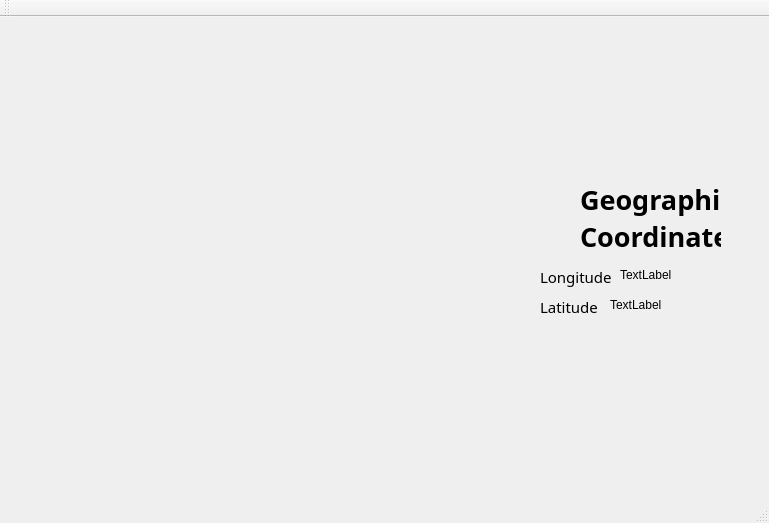
<?xml version="1.0" encoding="UTF-8"?>
<ui version="4.0">
 <class>MainWindow</class>
 <widget class="QMainWindow" name="MainWindow">
  <property name="geometry">
   <rect>
    <x>0</x>
    <y>0</y>
    <width>769</width>
    <height>523</height>
   </rect>
  </property>
  <property name="windowTitle">
   <string>MainWindow</string>
  </property>
  <widget class="QWidget" name="centralWidget">
   <widget class="QLabel" name="label">
    <property name="geometry">
     <rect>
      <x>10</x>
      <y>30</y>
      <width>471</width>
      <height>381</height>
     </rect>
    </property>
    <property name="text">
     <string/>
    </property>
   </widget>
   <widget class="QLabel" name="label_2">
    <property name="geometry">
     <rect>
      <x>540</x>
      <y>249</y>
      <width>71</width>
      <height>21</height>
     </rect>
    </property>
    <property name="font">
     <font>
      <family>AR ESSENCE</family>
      <pointsize>11</pointsize>
     </font>
    </property>
    <property name="text">
     <string>Longitude : </string>
    </property>
   </widget>
   <widget class="QLabel" name="label_7">
    <property name="geometry">
     <rect>
      <x>540</x>
      <y>280</y>
      <width>61</width>
      <height>20</height>
     </rect>
    </property>
    <property name="font">
     <font>
      <family>AR ESSENCE</family>
      <pointsize>11</pointsize>
     </font>
    </property>
    <property name="text">
     <string>Latitude : </string>
    </property>
   </widget>
   <widget class="QLabel" name="label_8">
    <property name="geometry">
     <rect>
      <x>580</x>
      <y>170</y>
      <width>141</width>
      <height>61</height>
     </rect>
    </property>
    <property name="font">
     <font>
      <family>AR ESSENCE</family>
      <pointsize>20</pointsize>
      <weight>75</weight>
      <bold>true</bold>
     </font>
    </property>
    <property name="text">
     <string>Geographical Coordinates</string>
    </property>
    <property name="wordWrap">
     <bool>true</bool>
    </property>
   </widget>
   <widget class="QLabel" name="labelx">
    <property name="geometry">
     <rect>
      <x>620</x>
      <y>250</y>
      <width>121</width>
      <height>16</height>
     </rect>
    </property>
    <property name="text">
     <string>TextLabel</string>
    </property>
   </widget>
   <widget class="QLabel" name="labely">
    <property name="geometry">
     <rect>
      <x>610</x>
      <y>280</y>
      <width>121</width>
      <height>16</height>
     </rect>
    </property>
    <property name="text">
     <string>TextLabel</string>
    </property>
   </widget>
  </widget>
  <widget class="QMenuBar" name="menuBar">
   <property name="geometry">
    <rect>
     <x>0</x>
     <y>0</y>
     <width>769</width>
     <height>21</height>
    </rect>
   </property>
  </widget>
  <widget class="QToolBar" name="mainToolBar">
   <attribute name="toolBarArea">
    <enum>TopToolBarArea</enum>
   </attribute>
   <attribute name="toolBarBreak">
    <bool>false</bool>
   </attribute>
  </widget>
  <widget class="QStatusBar" name="statusBar"/>
 </widget>
 <layoutdefault spacing="6" margin="11"/>
 <resources/>
 <connections/>
</ui>
